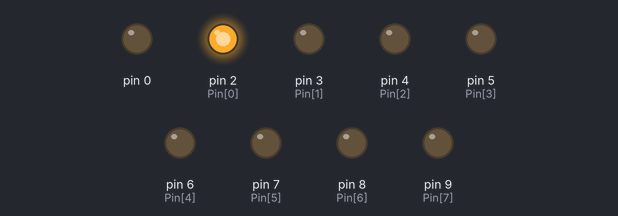
A sketch run on a simulated Arduino Uno, built with avr-gcc and run on an emulated ATmega328P. On the bench: output pins drawn as LEDs (lit = HIGH).

Above: at 0.2 s.
At 1.2 s:
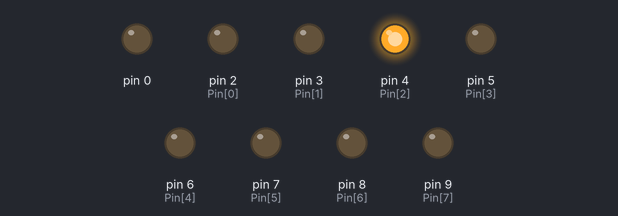
At 1.7 s:
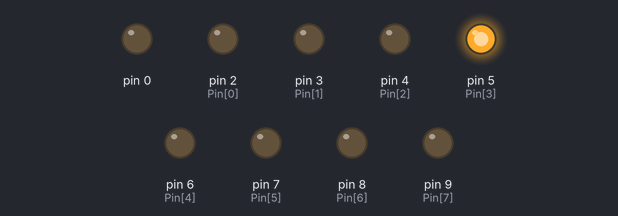
At 2.2 s:
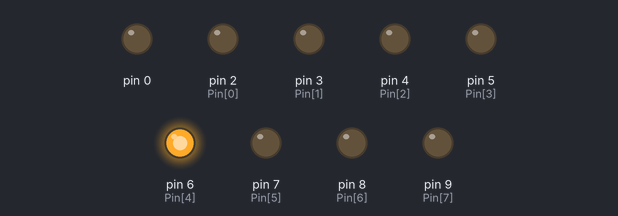
At 3.2 s:
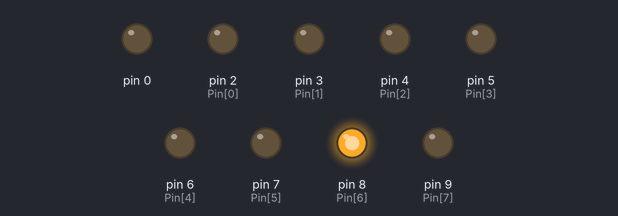
At 4.7 s:
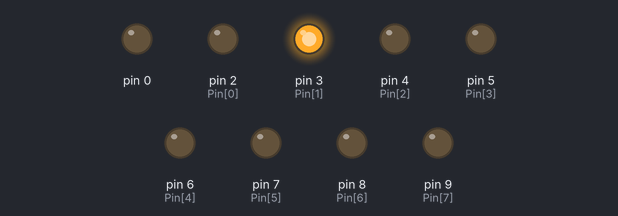
Timing chart, 0 to 5.2 s (numbered marks = the images above):
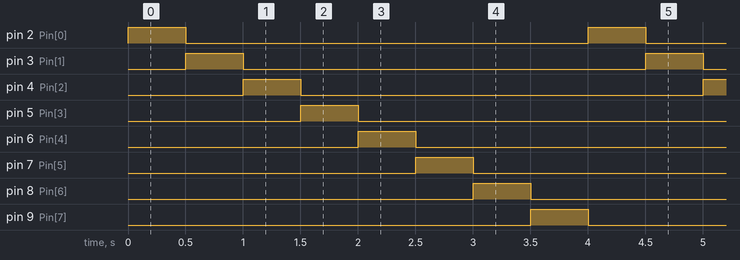

Measured:
- by itself, pin 2 (Pin[0]), pin 3 (Pin[1]), pin 4 (Pin[2]), pin 5 (Pin[3]), pin 6 (Pin[4]), pin 7 (Pin[5]), pin 8 (Pin[6]), pin 9 (Pin[7]): alternates HIGH for 0.50 s and LOW for 3.5 s
- by itself, everything shown: repeats every 4.0 s, in 8 steps

The sketch:

p.27.ino
```cpp
byte Pin[] = { 2, 3, 4, 5, 6, 7, 8, 9};
byte Pin_num = sizeof(Pin) / sizeof(byte);
void setup() {
  for (int i = 0; i <= Pin_num; i++)
    pinMode(Pin[i], OUTPUT);
}

void loop() {
  static int loc = 0;
  for (int i = 0; i <= Pin_num; i++)

  {
    digitalWrite(Pin[i], LOW);
  }
    digitalWrite(Pin[loc], HIGH);

  loc++;
  loc %= 8;
  delay(500);

}
```
